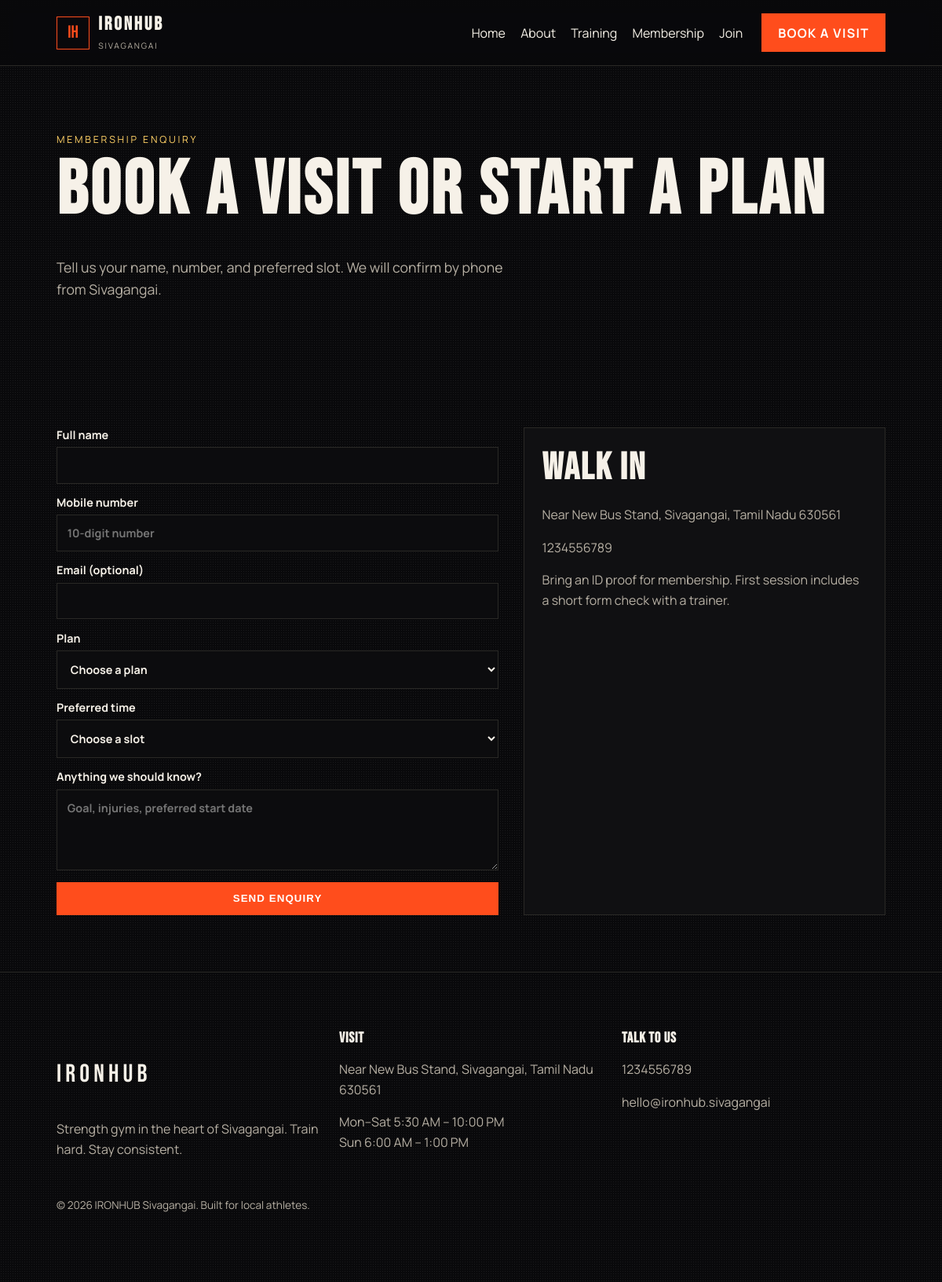
The app's page /contact with its own data.
### tables this page shows
CREATE TABLE site_settings (
            key TEXT PRIMARY KEY,
            value TEXT NOT NULL
        );

### app.py (the view, shortened to what this page needs)
@app.route("/contact", methods=["GET", "POST"])
def contact():
    plans = get_plans()
    selected = request.args.get("plan", "")
    return render_template("contact.html", form={"plan": selected})

### app.py (called while the page is built)
def get_db():
    if "db" not in g:
        g.db = sqlite3.connect(DB_PATH)
        g.db.row_factory = sqlite3.Row
    return g.db

def get_settings():
    if "settings" not in g:
        rows = get_db().execute("SELECT key, value FROM site_settings").fetchall()
        data = dict(DEFAULT_SETTINGS)
        data.update({row["key"]: row["value"] for row in rows})
        g.settings = data
    return g.settings

def get_plans():
    settings = get_settings()
    prices = {
        "trial": settings["plan_trial_price"],
        "monthly": settings["plan_monthly_price"],
        "quarterly": settings["plan_quarterly_price"],
        "yearly": settings["plan_yearly_price"],
    }
    plans = []
    for plan in PLANS:
        item = dict(plan)
        item["price"] = prices.get(plan["id"], plan["price"])
        plans.append(item)
    return plans

def phone_to_tel(phone):
    digits = "".join(ch for ch in phone if ch.isdigit())
    if not digits:
        return "#"
    if digits.startswith("91"):
        return f"+{digits}"
    if len(digits) == 10:
        return f"+91{digits}"
    return f"+{digits}"

@app.context_processor
def inject_globals():
    settings = get_settings()
    return {
        "gym_name": "IRONHUB",
        "gym_city": "Sivagangai",
        "gym_phone": settings["gym_phone"],
        "gym_email": settings["gym_email"],
        "gym_address": settings["gym_address"],
        "hours_week": settings["hours_week"],
        "hours_sunday": settings["hours_sunday"],
        "tagline": settings["tagline"],
        "gym_tel": phone_to_tel(settings["gym_phone"]),
        "plans": get_plans(),
        "year": datetime.now().year,
        "csrf_token": csrf_token,
        "admin_user": session.get("admin_user"),
    }

### templates/contact.html (shortened to what this page needs)
{% extends "base.html" %}
{% block content %}
<section class="page-hero">
  <p class="eyebrow">Membership enquiry</p>
  <h1>Book a visit or start a plan</h1>
  <p class="lead">
    Tell us your name, number, and preferred slot. We will confirm by phone from Sivagangai.
  </p>
</section>
<section class="section">
  <div class="split form-split">
    <form class="enquiry" method="post" novalidate>
      <label>
        Full name
        <input type="text" name="full_name" required value="{{ form.full_name if form else '' }}" />
      </label>
      <label>
        Mobile number
        <input type="tel" name="phone" required placeholder="10-digit number" value="{{ form.phone if form else '' }}" />
      </label>
      <label>
        Email (optional)
        <input type="email" name="email" value="{{ form.email if form else '' }}" />
      </label>
      <label>
        Plan
        <select name="plan" required>
          <option value="">Choose a plan</option>
        </select>
      </label>
      <label>
        Preferred time
        <select name="preferred_slot" required>
          <option value="">Choose a slot</option>
        </select>
      </label>
      <label>
        Anything we should know?
        <textarea name="message" rows="4" placeholder="Goal, injuries, preferred start date">{{ form.message if form else '' }}</textarea>
      </label>
      <button class="btn btn-accent" type="submit">Send enquiry</button>
    </form>
    <aside class="visit-card">
      <h2>Walk in</h2>
      <p>{{ gym_address }}</p>
      <p><a href="tel:{{ gym_tel }}">{{ gym_phone }}</a></p>
      <p>Bring an ID proof for membership. First session includes a short form check with a trainer.</p>
    </aside>
  </div>
</section>
{% endblock %}

### templates/base.html (shortened to what this page needs)
<!DOCTYPE html>
<html lang="en">
  <head>
    <link rel="stylesheet" href="{{ url_for('static', filename='css/style.css') }}" />
  </head>
  <body>
    <div class="noise"></div>
    <header class="site-header">
      <a class="brand" href="{{ url_for('home') }}">
        <span class="brand-mark">IH</span>
        <span>
          <strong>IRONHUB</strong>
          <small>Sivagangai</small>
        </span>
      </a>
      <nav class="site-nav">
        <a href="{{ url_for('home') }}">Home</a>
        <a href="{{ url_for('about') }}">About</a>
        <a href="{{ url_for('training') }}">Training</a>
        <a href="{{ url_for('membership') }}">Membership</a>
        <a href="{{ url_for('contact') }}">Join</a>
      </nav>
      <a class="btn btn-accent header-cta" href="{{ url_for('contact') }}">Book a visit</a>
    </header>
    <main>{% block content %}{% endblock %}</main>
    <footer class="site-footer">
      <div class="footer-grid">
        <div>
          <p class="brand-plain">IRONHUB</p>
          <p>{{ tagline }}</p>
        </div>
        <div>
          <h3>Visit</h3>
          <p>{{ gym_address }}</p>
          <p>{{ hours_week }}<br />{{ hours_sunday }}</p>
        </div>
        <div>
          <h3>Talk to us</h3>
          <p><a href="tel:{{ gym_tel }}">{{ gym_phone }}</a></p>
          <p><a href="mailto:{{ gym_email }}">{{ gym_email }}</a></p>
        </div>
      </div>
      <p class="copyright">© {{ year }} IRONHUB Sivagangai. Built for local athletes.</p>
    </footer>
  </body>
</html>

### static/css/style.css (style rules this page uses)
:root { --bg: #09090b; --bg-2: #121214; --ink: #f6f1e8; --muted: #b7b0a4; --line: #2a2926; --accent: #ff4d1c; --accent-2: #ffd166; --dark: #050505; }
* { box-sizing: border-box; }
html, body { margin: 0; padding: 0; background: var(--bg); color: var(--ink); font-family: Manrope, system-ui, sans-serif; }
body { min-height: 100vh; }
a { color: inherit; text-decoration: none; }
h1, h2, h3 { font-family: "Bebas Neue", Impact, sans-serif; letter-spacing: 0.04em; margin: 0 0 0.4em; }
h1 { font-size: clamp(3rem, 8vw, 6.4rem); line-height: 0.9; }
h2 { font-size: clamp(2rem, 4vw, 3.2rem); }
p { color: var(--muted); line-height: 1.6; }
.noise { pointer-events: none; position: fixed; inset: 0; opacity: 0.07; background-image: radial-gradient(#fff 0.6px, transparent 0.6px); background-size: 3px 3px; z-index: 0; }
.site-header, main, .site-footer { position: relative; z-index: 1; }
.site-header { display: flex; align-items: center; gap: 1.5rem; padding: 1rem 6vw; border-bottom: 1px solid var(--line); position: sticky; top: 0; background: rgba(9, 9, 11, 0.92); backdrop-filter: blur(10px); }
.brand { display: flex; align-items: center; gap: 0.7rem; }
.brand-mark { width: 42px; height: 42px; display: grid; place-items: center; border: 1px solid var(--accent); color: var(--accent); font-family: "Bebas Neue", sans-serif; font-size: 1.4rem; }
.brand strong { display: block; font-family: "Bebas Neue", sans-serif; font-size: 1.5rem; letter-spacing: 0.12em; }
.brand small { color: var(--muted); letter-spacing: 0.18em; text-transform: uppercase; font-size: 0.65rem; }
.site-nav { margin-left: auto; display: flex; gap: 1.2rem; }
.btn { display: inline-flex; align-items: center; justify-content: center; padding: 0.85rem 1.3rem; font-weight: 700; text-transform: uppercase; letter-spacing: 0.08em; border: 0; cursor: pointer; }
.btn-accent { background: var(--accent); color: #fff; }
.hero, .page-hero, .section, .cta-band, .site-footer, .strip { padding: 4.5rem 6vw; }
.eyebrow { color: var(--accent-2); text-transform: uppercase; letter-spacing: 0.22em; font-size: 0.78rem; }
.lead { max-width: 38rem; font-size: 1.1rem; }
.card, .plan, .visit-card, .class-row { border: 1px solid var(--line); padding: 1.4rem; background: #101012; }
.split { display: grid; grid-template-columns: 1.1fr 0.9fr; gap: 2rem; }
.enquiry { display: grid; gap: 0.9rem; }
.enquiry label { display: grid; gap: 0.4rem; font-size: 0.9rem; font-weight: 700; }
input, select, textarea { width: 100%; padding: 0.8rem; background: #0c0c0e; color: var(--ink); border: 1px solid var(--line); font: inherit; }
.site-footer { border-top: 1px solid var(--line); }
.footer-grid { display: grid; grid-template-columns: repeat(3, 1fr); gap: 1.5rem; }
.brand-plain { font-family: "Bebas Neue", sans-serif; font-size: 2rem; letter-spacing: 0.16em; color: var(--ink); }
.copyright { margin-top: 2rem; font-size: 0.85rem; }

### records on screen
site_settings: value "Near New Bus Stand, Sivagangai, Tamil Nadu 630561"
site_settings: value "1234556789"
site_settings: value "Strength gym in the heart of Sivagangai. Train hard. Stay consistent."
site_settings: value "Mon–Sat 5:30 AM – 10:00 PM"
site_settings: value "Sun 6:00 AM – 1:00 PM"
site_settings: value "hello@ironhub.sivagangai"
